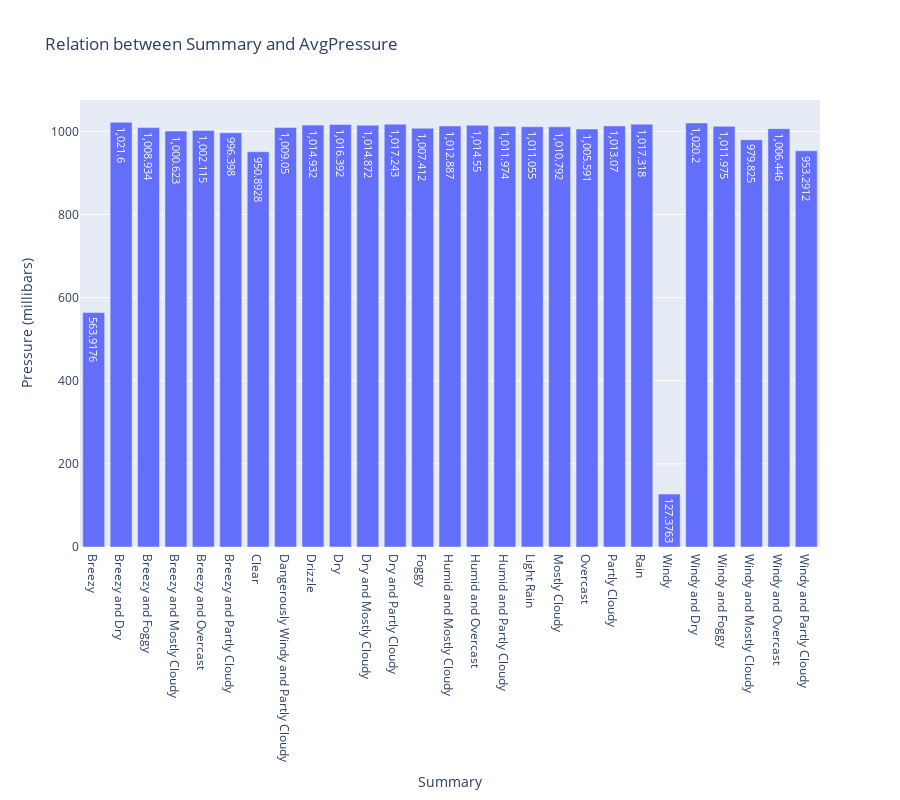

Notebook source saved alongside this figure:
### Code cell
fig_2.show()

### Figure 1 — Plotly figure (JSON) as saved in the notebook; plotly's stock layout.template omitted (floating-point values rounded to 4 significant figures)
{"data": [{"alignmentgroup": "True", "hovertemplate": "Summary=%{x}<br>Pressure (millibars)=%{y}<extra></extra>", "legendgroup": "", "marker": {"color": "#636efa", "pattern": {"shape": ""}}, "name": "", "offsetgroup": "", "orientation": "v", "showlegend": false, "textposition": "auto", "texttemplate": "%{y}", "type": "bar", "x": ["Breezy", "Breezy and Dry", "Breezy and Foggy", "Breezy and Mostly Cloudy", "Breezy and Overcast", "Breezy and Partly Cloudy", "Clear", "Dangerously Windy and Partly Cloudy", "Drizzle", "Dry", "Dry and Mostly Cloudy", "Dry and Partly Cloudy", "Foggy", "Humid and Mostly Cloudy", "Humid and Overcast", "Humid and Partly Cloudy", "Light Rain", "Mostly Cloudy", "Overcast", "Partly Cloudy", "Rain", "Windy", "Windy and Dry", "Windy and Foggy", "Windy and Mostly Cloudy", "Windy and Overcast", "Windy and Partly Cloudy"], "xaxis": "x", "y": [563.9, 1022.0, 1009.0, 1001.0, 1002.0, 996.4, 950.9, 1009.0, 1015.0, 1016.0, 1015.0, 1017.0, 1007.0, 1013.0, 1015.0, 1012.0, 1011.0, 1011.0, 1006.0, 1013.0, 1017.0, 127.4, 1020.0, 1012.0, 979.8, 1006.0, 953.3], "yaxis": "y"}], "layout": {"barmode": "relative", "height": 800, "legend": {"tracegroupgap": 0}, "title": {"text": "Relation between Summary and AvgPressure"}, "xaxis": {"anchor": "y", "domain": [0, 1], "title": {"text": "Summary"}}, "yaxis": {"anchor": "x", "domain": [0, 1], "title": {"text": "Pressure (millibars)"}}}}
